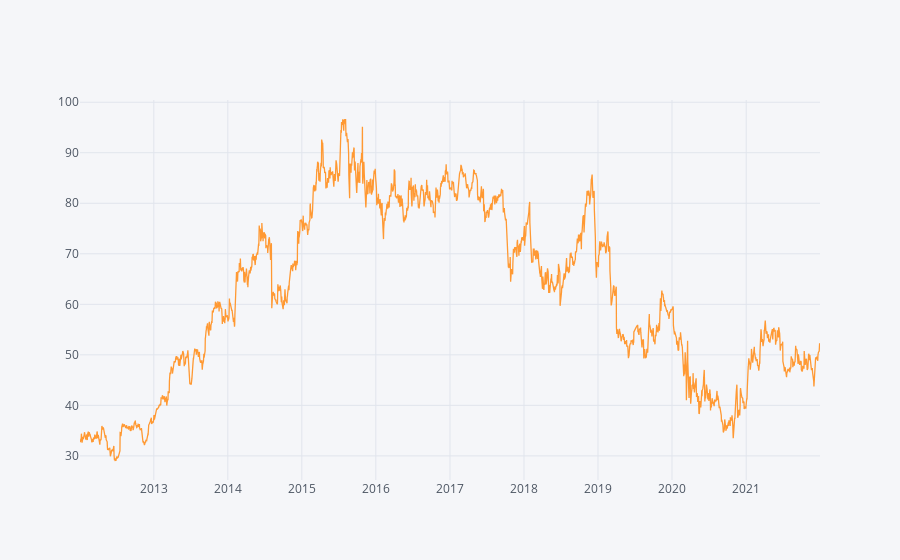

The notebook cell this image was saved under:
### Code cell
wba["Close"].iplot()

### Figure 1 — Plotly figure (JSON) as saved in the notebook; plotly's stock layout.template omitted (floating-point values rounded to 4 significant figures; data arrays with more than 128 entries replaced by an {"elided": "..."} marker saying what was removed)
{"data": [{"line": {"color": "rgba(255, 153, 51, 1.0)", "dash": "solid", "shape": "linear", "width": 1.3}, "mode": "lines", "name": "Close", "text": "", "type": "scatter", "x": {"elided": "2517 str values"}, "y": {"elided": "2517 float values"}}], "layout": {"legend": {"bgcolor": "#F5F6F9", "font": {"color": "#4D5663"}}, "paper_bgcolor": "#F5F6F9", "plot_bgcolor": "#F5F6F9", "title": {"font": {"color": "#4D5663"}}, "xaxis": {"gridcolor": "#E1E5ED", "showgrid": true, "tickfont": {"color": "#4D5663"}, "title": {"font": {"color": "#4D5663"}, "text": ""}, "zerolinecolor": "#E1E5ED"}, "yaxis": {"gridcolor": "#E1E5ED", "showgrid": true, "tickfont": {"color": "#4D5663"}, "title": {"font": {"color": "#4D5663"}, "text": ""}, "zerolinecolor": "#E1E5ED"}}}
